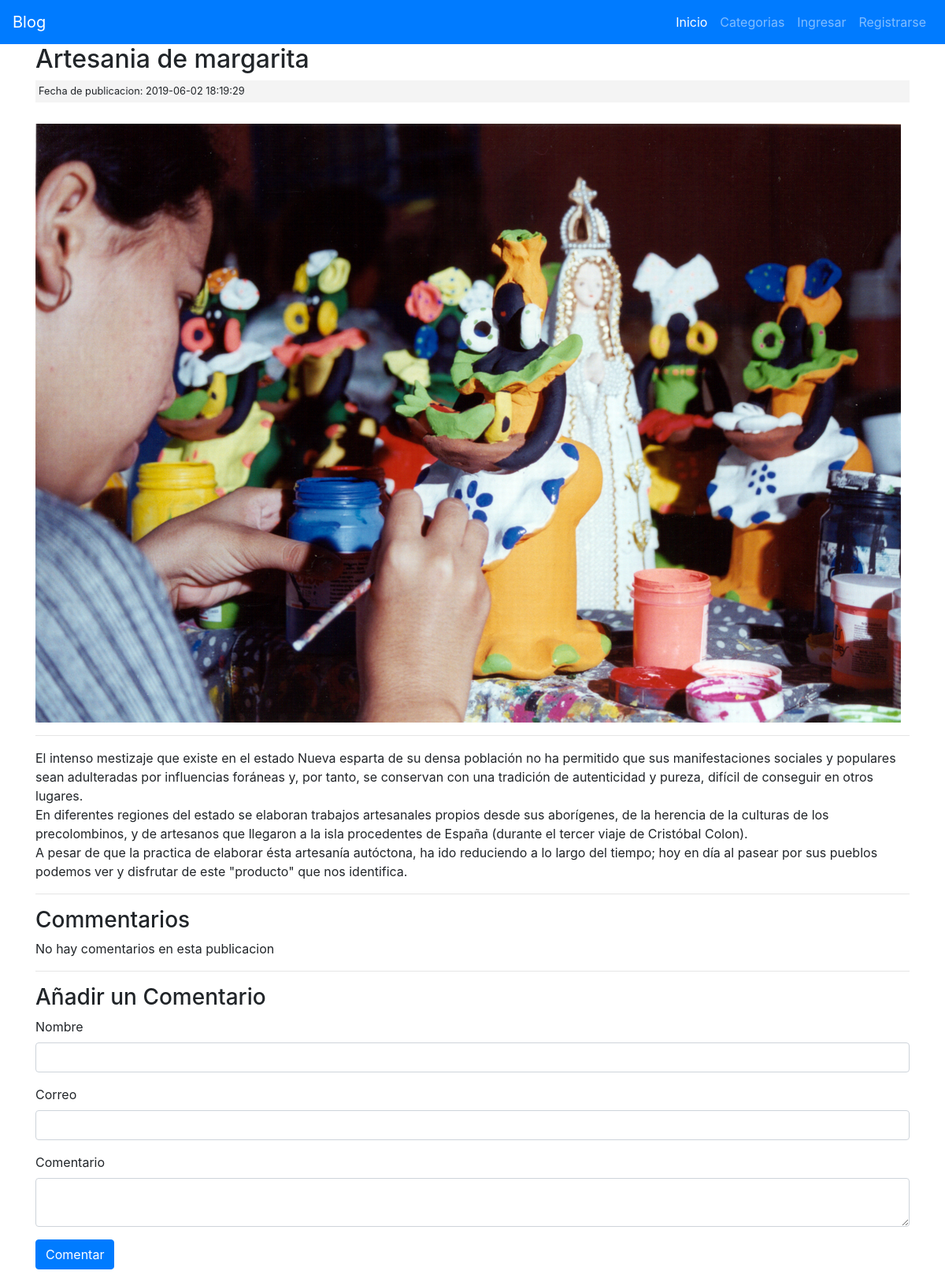
Screenshot of /posts/artesania-margarita with the database file from the repository.
### tables this page shows
CREATE TABLE `posts` (
  `id` int(11) NOT NULL,
  `category_id` int(11) NOT NULL,
  `user_id` int(11) NOT NULL,
  `title` varchar(255) NOT NULL,
  `slug` varchar(255) NOT NULL,
  `body` text NOT NULL,
  `post_image` varchar(255) NOT NULL,
  `created_at` timestamp NOT NULL DEFAULT '0000-00-00 00:00:00',
  `updated_at` timestamp NOT NULL DEFAULT '0000-00-00 00:00:00' ON UPDATE CURRENT_TIMESTAMP

);

### application/controllers/Posts.php (called while the page is built, shortened)
<?php
class Posts extends CI_Controller
{
	public function view($slug = NULL)
	{
		$data['post'] = $this->post_model->get_posts($slug);
		$post_id = $data['post']['id'];
		$data['comments'] = $this->comment_model->get_comments($post_id);
		$data['title'] = $data['post']['title'];
		$this->load->view('templates/header');
		$this->load->view('posts/view', $data);
		$this->load->view('templates/footer');
	}
}

### index.php (called while the page is built, shortened)
<?php
require_once BASEPATH.'core/CodeIgniter.php';

### application/models/Post_model.php (called while the page is built, shortened)
<?php
class Post_model extends CI_Model
{
	public function get_posts($slug = FALSE, $limit = FALSE, $offset = FALSE)
	{
		$query = $this->db->get_where('posts', array('slug' => $slug));
		return $query->row_array();
	}
}

### application/views/posts/view.php (the view, shortened to what this page needs)
<h2><?php echo $post['title']; ?></h2>
<small class="post-date">Fecha de publicacion: <?php echo $post['created_at']; ?></small><br>
<img src="<?php echo site_url(); ?>assets/images/posts/<?php echo $post['post_image']; ?>">
<br>
<hr>
<div class="post-body">
	<?php echo $post['body']; ?>
</div>
<hr>
<h3>Commentarios</h3>
<?php if ($comments) : ?>
	<?php foreach ($comments as $comment) : ?>
		<div class="well">
			<h5><?php echo $comment['body']; ?> [by <strong><?php echo $comment['name']; ?></strong>]</h5>
		</div>
	<?php endforeach; ?>
<?php else : ?>
	<p>No hay comentarios en esta publicacion</p>
<?php endif; ?>
<hr>
<h3>Añadir un Comentario</h3>
<?php echo form_open('comments/create/' . $post['id']); ?>
<div class="form-group">
	<label>Nombre</label>
	<input type="text" name="name" class="form-control">
</div>
<div class="form-group">
	<label>Correo</label>
	<input type="text" name="email" class="form-control">
</div>
<div class="form-group">
	<label>Comentario</label>
	<textarea name="body" class="form-control"></textarea>
</div>
<button class="btn btn-primary" type="submit">Comentar</button>
</form>

### assets/css/style.css (style rules this page uses)
.post-date { background: #f4f4f4; padding: 4px; margin: 3px 0; display: block; }

### rows the page displays
posts: title "Artesania de margarita", created_at "2019-06-02 18:19:29", post_image (picture), body "El intenso mestizaje que existe en el estado Nueva esparta de su densa población no ha permitido que sus manifestaciones sociales y populares sean adulteradas por influencias foráneas y, por tanto, se conservan con una tradición de autenticidad y pureza, difícil de conseguir en otros lugares. En diferentes regiones del estado se elaboran trabajos artesanales propios desde sus aborígenes, de la herencia de la culturas de los precolombinos, y de artesanos que llegaron a la isla procedentes de España (durante el tercer viaje de Cristóbal Colon). A pesar de que la practica de elaborar ésta artesanía autóctona, ha ido reduciendo a lo largo del tiempo; hoy en día al pasear por sus pueblos podemos…"
